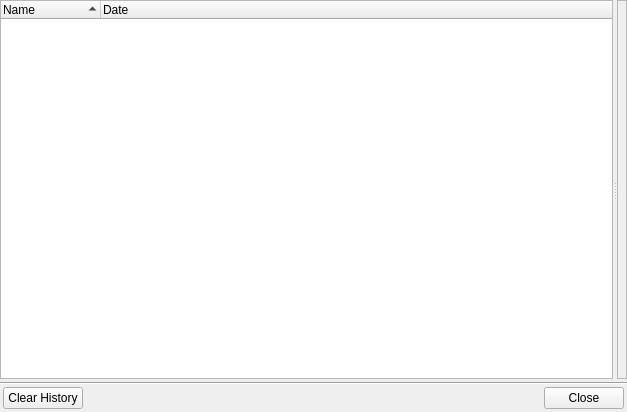
<?xml version="1.0" encoding="UTF-8"?>
<ui version="4.0">
 <class>HistoryWindow</class>
 <widget class="QWidget" name="HistoryWindow">
  <property name="geometry">
   <rect>
    <x>0</x>
    <y>0</y>
    <width>627</width>
    <height>412</height>
   </rect>
  </property>
  <property name="windowTitle">
   <string>Form</string>
  </property>
  <layout class="QVBoxLayout" name="verticalLayout">
   <property name="spacing">
    <number>3</number>
   </property>
   <property name="leftMargin">
    <number>0</number>
   </property>
   <property name="topMargin">
    <number>0</number>
   </property>
   <property name="rightMargin">
    <number>0</number>
   </property>
   <property name="bottomMargin">
    <number>3</number>
   </property>
   <item>
    <widget class="QSplitter" name="splitter">
     <property name="sizePolicy">
      <sizepolicy hsizetype="Expanding" vsizetype="Expanding">
       <horstretch>0</horstretch>
       <verstretch>0</verstretch>
      </sizepolicy>
     </property>
     <property name="orientation">
      <enum>Qt::Horizontal</enum>
     </property>
     <property name="childrenCollapsible">
      <bool>false</bool>
     </property>
     <widget class="QTreeWidget" name="tvMsgList">
      <property name="sizePolicy">
       <sizepolicy hsizetype="Preferred" vsizetype="Expanding">
        <horstretch>1</horstretch>
        <verstretch>0</verstretch>
       </sizepolicy>
      </property>
      <property name="alternatingRowColors">
       <bool>true</bool>
      </property>
      <property name="indentation">
       <number>0</number>
      </property>
      <property name="itemsExpandable">
       <bool>false</bool>
      </property>
      <property name="sortingEnabled">
       <bool>true</bool>
      </property>
      <property name="expandsOnDoubleClick">
       <bool>false</bool>
      </property>
      <property name="columnCount">
       <number>2</number>
      </property>
      <column>
       <property name="text">
        <string>Name</string>
       </property>
      </column>
      <column>
       <property name="text">
        <string>Date</string>
       </property>
      </column>
     </widget>
     <widget class="QFrame" name="fraMessageLog">
      <property name="sizePolicy">
       <sizepolicy hsizetype="Expanding" vsizetype="Expanding">
        <horstretch>2</horstretch>
        <verstretch>0</verstretch>
       </sizepolicy>
      </property>
      <property name="frameShape">
       <enum>QFrame::StyledPanel</enum>
      </property>
      <property name="frameShadow">
       <enum>QFrame::Sunken</enum>
      </property>
      <layout class="QHBoxLayout" name="horizontalLayout_2">
       <property name="margin">
        <number>0</number>
       </property>
       <item>
        <layout class="QVBoxLayout" name="logLayout"/>
       </item>
      </layout>
     </widget>
    </widget>
   </item>
   <item>
    <widget class="Line" name="line">
     <property name="maximumSize">
      <size>
       <width>16777215</width>
       <height>2</height>
      </size>
     </property>
     <property name="orientation">
      <enum>Qt::Horizontal</enum>
     </property>
    </widget>
   </item>
   <item>
    <layout class="QHBoxLayout" name="horizontalLayout">
     <property name="leftMargin">
      <number>3</number>
     </property>
     <property name="rightMargin">
      <number>3</number>
     </property>
     <item>
      <widget class="QPushButton" name="btnClearHistory">
       <property name="text">
        <string>Clear History</string>
       </property>
      </widget>
     </item>
     <item>
      <spacer name="horizontalSpacer">
       <property name="orientation">
        <enum>Qt::Horizontal</enum>
       </property>
       <property name="sizeType">
        <enum>QSizePolicy::Expanding</enum>
       </property>
       <property name="sizeHint" stdset="0">
        <size>
         <width>40</width>
         <height>20</height>
        </size>
       </property>
      </spacer>
     </item>
     <item>
      <widget class="QPushButton" name="btnClose">
       <property name="text">
        <string>Close</string>
       </property>
      </widget>
     </item>
    </layout>
   </item>
  </layout>
 </widget>
 <layoutdefault spacing="6" margin="11"/>
 <tabstops>
  <tabstop>tvMsgList</tabstop>
  <tabstop>btnClose</tabstop>
  <tabstop>btnClearHistory</tabstop>
 </tabstops>
 <resources/>
 <connections>
  <connection>
   <sender>btnClose</sender>
   <signal>clicked()</signal>
   <receiver>HistoryWindow</receiver>
   <slot>close()</slot>
   <hints>
    <hint type="sourcelabel">
     <x>585</x>
     <y>396</y>
    </hint>
    <hint type="destinationlabel">
     <x>313</x>
     <y>205</y>
    </hint>
   </hints>
  </connection>
 </connections>
</ui>
